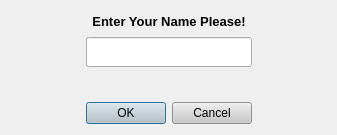
<?xml version="1.0" encoding="UTF-8"?>
<ui version="4.0">
 <class>LoginDialog</class>
 <widget class="QDialog" name="LoginDialog">
  <property name="geometry">
   <rect>
    <x>0</x>
    <y>0</y>
    <width>337</width>
    <height>135</height>
   </rect>
  </property>
  <property name="font">
   <font>
    <family>Mongolian Baiti</family>
    <pointsize>11</pointsize>
   </font>
  </property>
  <property name="windowTitle">
   <string>Dialog</string>
  </property>
  <layout class="QGridLayout" name="gridLayout_2">
   <item row="0" column="0">
    <layout class="QGridLayout" name="gridLayout">
     <item row="0" column="0">
      <spacer name="horizontalSpacer_5">
       <property name="orientation">
        <enum>Qt::Horizontal</enum>
       </property>
       <property name="sizeHint" stdset="0">
        <size>
         <width>40</width>
         <height>20</height>
        </size>
       </property>
      </spacer>
     </item>
     <item row="0" column="1">
      <widget class="QLabel" name="label">
       <property name="font">
        <font>
         <family>MS Shell Dlg 2</family>
         <pointsize>10</pointsize>
         <weight>75</weight>
         <bold>true</bold>
        </font>
       </property>
       <property name="text">
        <string>Enter Your Name Please!</string>
       </property>
       <property name="alignment">
        <set>Qt::AlignCenter</set>
       </property>
      </widget>
     </item>
     <item row="0" column="2">
      <spacer name="horizontalSpacer_6">
       <property name="orientation">
        <enum>Qt::Horizontal</enum>
       </property>
       <property name="sizeHint" stdset="0">
        <size>
         <width>40</width>
         <height>20</height>
        </size>
       </property>
      </spacer>
     </item>
     <item row="1" column="0">
      <spacer name="horizontalSpacer_3">
       <property name="orientation">
        <enum>Qt::Horizontal</enum>
       </property>
       <property name="sizeHint" stdset="0">
        <size>
         <width>40</width>
         <height>20</height>
        </size>
       </property>
      </spacer>
     </item>
     <item row="1" column="1">
      <widget class="QLineEdit" name="managerNameEdit">
       <property name="text">
        <string/>
       </property>
      </widget>
     </item>
     <item row="1" column="2">
      <spacer name="horizontalSpacer_4">
       <property name="orientation">
        <enum>Qt::Horizontal</enum>
       </property>
       <property name="sizeHint" stdset="0">
        <size>
         <width>40</width>
         <height>20</height>
        </size>
       </property>
      </spacer>
     </item>
     <item row="2" column="1">
      <spacer name="verticalSpacer">
       <property name="orientation">
        <enum>Qt::Vertical</enum>
       </property>
       <property name="sizeHint" stdset="0">
        <size>
         <width>20</width>
         <height>4</height>
        </size>
       </property>
      </spacer>
     </item>
     <item row="3" column="0">
      <spacer name="horizontalSpacer">
       <property name="orientation">
        <enum>Qt::Horizontal</enum>
       </property>
       <property name="sizeHint" stdset="0">
        <size>
         <width>1</width>
         <height>20</height>
        </size>
       </property>
      </spacer>
     </item>
     <item row="3" column="1">
      <widget class="QDialogButtonBox" name="buttonBox">
       <property name="cursor">
        <cursorShape>PointingHandCursor</cursorShape>
       </property>
       <property name="layoutDirection">
        <enum>Qt::LeftToRight</enum>
       </property>
       <property name="styleSheet">
        <string notr="true">
background-color: rgb(200, 200, 200);</string>
       </property>
       <property name="orientation">
        <enum>Qt::Horizontal</enum>
       </property>
       <property name="standardButtons">
        <set>QDialogButtonBox::Cancel|QDialogButtonBox::Ok</set>
       </property>
      </widget>
     </item>
     <item row="3" column="2">
      <spacer name="horizontalSpacer_2">
       <property name="orientation">
        <enum>Qt::Horizontal</enum>
       </property>
       <property name="sizeHint" stdset="0">
        <size>
         <width>2</width>
         <height>20</height>
        </size>
       </property>
      </spacer>
     </item>
    </layout>
   </item>
  </layout>
 </widget>
 <resources/>
 <connections>
  <connection>
   <sender>buttonBox</sender>
   <signal>rejected()</signal>
   <receiver>LoginDialog</receiver>
   <slot>reject()</slot>
   <hints>
    <hint type="sourcelabel">
     <x>316</x>
     <y>260</y>
    </hint>
    <hint type="destinationlabel">
     <x>286</x>
     <y>274</y>
    </hint>
   </hints>
  </connection>
  <connection>
   <sender>buttonBox</sender>
   <signal>accepted()</signal>
   <receiver>LoginDialog</receiver>
   <slot>accept()</slot>
   <hints>
    <hint type="sourcelabel">
     <x>248</x>
     <y>254</y>
    </hint>
    <hint type="destinationlabel">
     <x>157</x>
     <y>274</y>
    </hint>
   </hints>
  </connection>
 </connections>
</ui>
